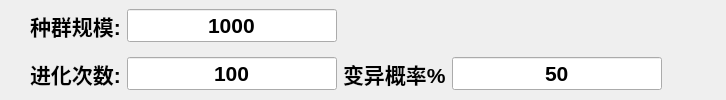
         <widget class="QWidget" name="tab_2">
          <attribute name="title">
           <string>遗传算法</string>
          </attribute>
          <layout class="QGridLayout" name="gridLayout_11">
           <property name="leftMargin">
            <number>30</number>
           </property>
           <property name="topMargin">
            <number>0</number>
           </property>
           <property name="bottomMargin">
            <number>0</number>
           </property>
           <item row="0" column="0">
            <widget class="QWidget" name="widget_8" native="true">
             <property name="minimumSize">
              <size>
               <width>300</width>
               <height>0</height>
              </size>
             </property>
             <property name="maximumSize">
              <size>
               <width>16777215</width>
               <height>300</height>
              </size>
             </property>
             <layout class="QGridLayout" name="gridLayout_12">
              <property name="leftMargin">
               <number>0</number>
              </property>
              <property name="topMargin">
               <number>0</number>
              </property>
              <property name="rightMargin">
               <number>0</number>
              </property>
              <property name="bottomMargin">
               <number>0</number>
              </property>
              <item row="0" column="0">
               <widget class="QLabel" name="label_8">
                <property name="font">
                 <font>
                  <pointsize>16</pointsize>
                  <weight>75</weight>
                  <bold>true</bold>
                 </font>
                </property>
                <property name="text">
                 <string>种群规模:</string>
                </property>
               </widget>
              </item>
              <item row="0" column="1">
               <widget class="QLineEdit" name="lineEdit_GA_IndividualNumber">
                <property name="font">
                 <font>
                  <pointsize>16</pointsize>
                  <weight>75</weight>
                  <bold>true</bold>
                 </font>
                </property>
                <property name="text">
                 <string>1000</string>
                </property>
                <property name="alignment">
                 <set>Qt::AlignCenter</set>
                </property>
               </widget>
              </item>
              <item row="1" column="0">
               <widget class="QLabel" name="label_9">
                <property name="font">
                 <font>
                  <pointsize>16</pointsize>
                  <weight>75</weight>
                  <bold>true</bold>
                 </font>
                </property>
                <property name="text">
                 <string>进化次数:</string>
                </property>
               </widget>
              </item>
              <item row="1" column="1">
               <widget class="QLineEdit" name="lineEdit_GA_num">
                <property name="font">
                 <font>
                  <pointsize>16</pointsize>
                  <weight>75</weight>
                  <bold>true</bold>
                 </font>
                </property>
                <property name="text">
                 <string>100</string>
                </property>
                <property name="alignment">
                 <set>Qt::AlignCenter</set>
                </property>
               </widget>
              </item>
              <item row="1" column="2">
               <widget class="QLabel" name="label_10">
                <property name="maximumSize">
                 <size>
                  <width>16777215</width>
                  <height>16777215</height>
                 </size>
                </property>
                <property name="font">
                 <font>
                  <pointsize>16</pointsize>
                  <weight>75</weight>
                  <bold>true</bold>
                 </font>
                </property>
                <property name="text">
                 <string>变异概率%</string>
                </property>
               </widget>
              </item>
              <item row="1" column="3">
               <widget class="QLineEdit" name="lineEdit_GA_pm">
                <property name="font">
                 <font>
                  <pointsize>16</pointsize>
                  <weight>75</weight>
                  <bold>true</bold>
                 </font>
                </property>
                <property name="text">
                 <string>50</string>
                </property>
                <property name="alignment">
                 <set>Qt::AlignCenter</set>
                </property>
               </widget>
              </item>
             </layout>
            </widget>
           </item>
           <item row="0" column="1">
            <spacer name="horizontalSpacer_4">
             <property name="orientation">
              <enum>Qt::Horizontal</enum>
             </property>
             <property name="sizeHint" stdset="0">
              <size>
               <width>53</width>
               <height>20</height>
              </size>
             </property>
            </spacer>
           </item>
          </layout>
         </widget>
